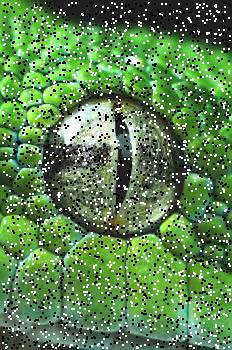
#> input picture Imagenes_Pruebas/sal_pimienta.jpg, 232 x 350 px
$ jupyter execute --allow-errors '3.4.6 Detección de bordes en granos con pasa altas.ipynb'
#> lines starting #> are read from the running program, lines starting #| are printed output that depends on the picture
Convertir la imagen rice.png a rice.tif

Generar una máscara de filtro pasa altas como la que se indica. Comparar con el ejercicio anterior y comentar.

   I=imread(’rice.tif’);

   g=[1 1 1;0 0 0; -1 -1 -1];

   J=filter2(g,I);


[cell 1]
from PIL import Image
img = Image.open('Imagenes_Pruebas/sal_pimienta.jpg')
#> img is the input picture: PIL image 232x350 RGB; mean R, G, B 92.2, 132.9, 79.1
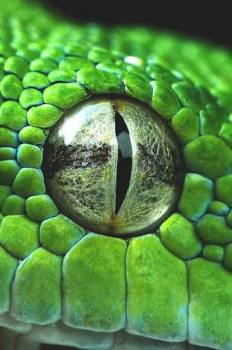
#> input picture Imagenes_Pruebas/prueba1.jpg, 232 x 350 px
#> `image = cv2.imread("Imagenes_Pruebas/prueba1.jpg", 0)`:
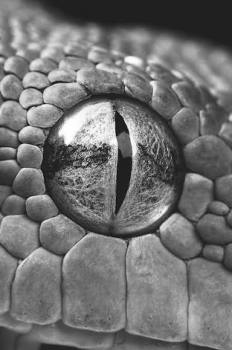
#> image: shape (350, 232); min 3, max 255, mean 112.9
img.save('Imagenes_Pruebas/sal_pimienta.tif')

[cell 2]
import numpy as np
import cv2
from scipy import ndimage
from matplotlib import pyplot as plt

class HPF(object):
    def __init__(self, kernel, image):
        self.kernel = np.array(kernel)
        self.image = image

    def process(self):
        return ndimage.convolve(self.image, self.kernel)
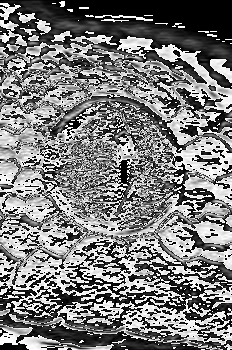
#> returned value: shape (350, 232); min 0, max 255, mean 123.5


#> (the rest of this cell did not finish here and is left out)
